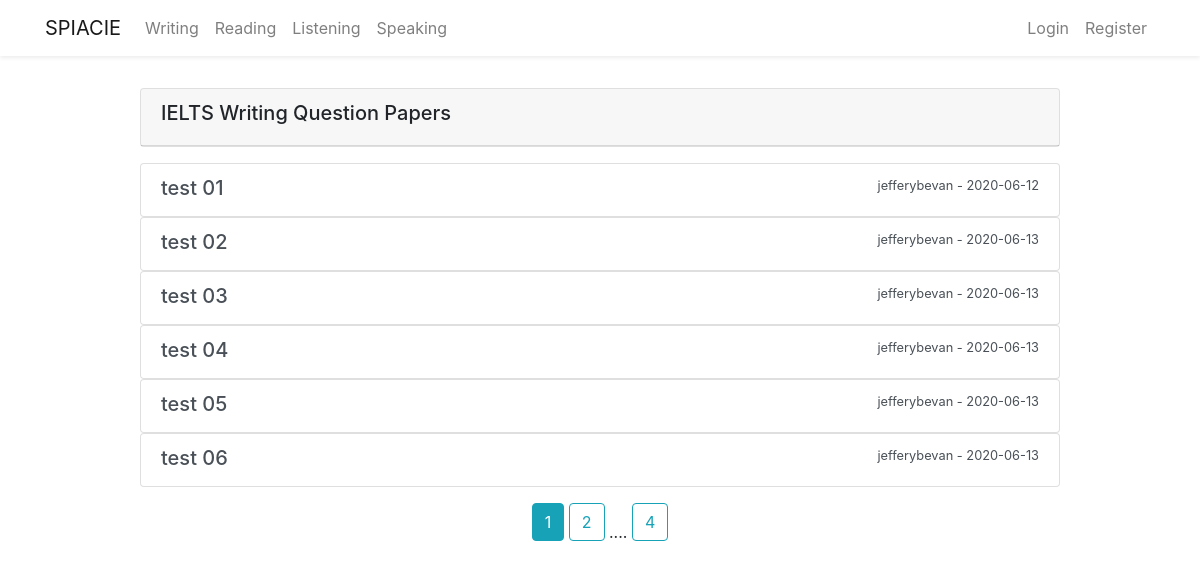
The page /writing on the database as committed earlier.
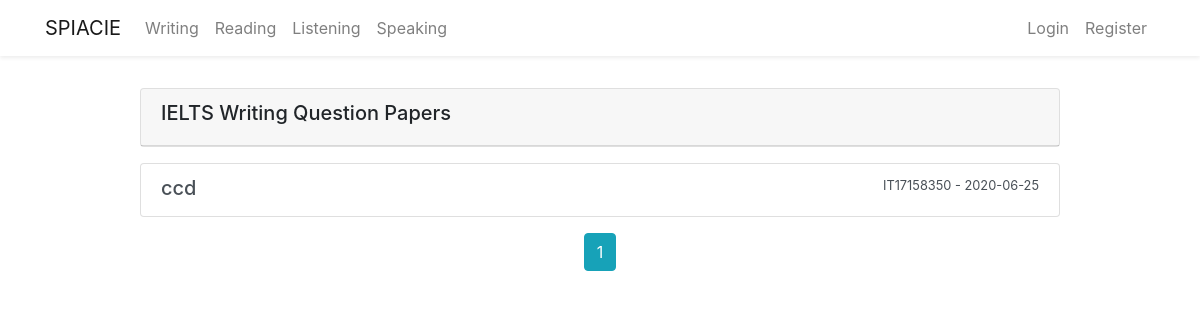
The same page on the database as committed later.
### flaskblog/models.py (models this page shows, shortened)
class Writingpaper(db.Model):
    id = db.Column(db.Integer, primary_key=True)
    title = db.Column(db.String(300), unique=True, nullable=False)
    task01 = db.Column(db.String(1000), nullable=False)
    task01_img = db.Column(db.String(20), nullable=True)
    task02 = db.Column(db.String(1000), nullable=False)
    date_posted = db.Column(db.DateTime, nullable=False,
                            default=datetime.utcnow)
    user_id = db.Column(db.Integer, db.ForeignKey('user.id'), nullable=False)
    answer = db.relationship(
        'Writingpaperanswer', backref='candidate', lazy=True)

class User(db.Model, UserMixin):
    id = db.Column(db.Integer, primary_key=True)
    firstname = db.Column(db.String(20), nullable=False)
    lastname = db.Column(db.String(20), nullable=False)
    username = db.Column(db.String(20), unique=True, nullable=False)
    email = db.Column(db.String(20), unique=True, nullable=False)
    password = db.Column(db.String(20), nullable=False)
    image_file = db.Column(db.String(20), nullable=False,
                           default='default.jpg')
    post = db.relationship('Post', backref='author', lazy=True)
    questionpaper = db.relationship(
        'Questionpaper', backref='creator', lazy=True)
    writingpaper = db.relationship(
        'Writingpaper', backref='wcreator', lazy=True)
    writinganswer = db.relationship(
        'Writingpaperanswer', backref='wcandidate', lazy=True)

### flaskblog/writing/routes.py (the view)
@writing.route("/writing")
def write():
    page = request.args.get('page', 1, type=int)
    writingpapers = Writingpaper.query.paginate(page=page, per_page=6)
    return render_template('writing.html', writingpapers=writingpapers)

### flaskblog/templates/writing.html (shortened to what this page needs)
{% extends 'layout.html' %} {% block content %}
<div class="row justify-content-center mt-3 mb-3">
  <div class="col-md-10">
    <div class="card mb-3 mt-3">
      <div class="card-header">
        <h5>IELTS Writing Question Papers</h5>
      </div>
    </div>
    {% for writingpaper in writingpapers.items %}
    <div class="list-group">
      <a
        href="{{ url_for('writing.show_writing', writing_id= writingpaper.id )}}"
        class="list-group-item list-group-item-action"
      >
        <div class="d-flex w-100 justify-content-between">
          <h5 class="mb-1">{{ writingpaper.title }}</h5>
          <small
            >{{ writingpaper.wcreator.username }} - {{
            writingpaper.date_posted.strftime('%Y-%m-%d') }}</small
          >
        </div>
      </a>
    </div>
    {% endfor %}
    <div class="text-center mt-3">
      {% for page_num in writingpapers.iter_pages( left_edge=1, right_edge=1,
      left_current=1, right_current=2) %} {% if page_num %} {% if
      writingpapers.page == page_num %}
      <a
        class="btn btn-info mb-4"
        href="{{ url_for('writing.write', page=page_num) }}"
        >{{ page_num }}</a
      >
      {% else %}
      <a
        class="btn btn-outline-info mb-4"
        href="{{ url_for('writing.write', page=page_num) }}"
        >{{ page_num }}</a
      >
      {% endif%} {% else %} .... {% endif%} {% endfor %}
    </div>
  </div>
  {% endblock content %}

### flaskblog/templates/layout.html (shortened to what this page needs)
<!DOCTYPE html>
<html lang="en">
  <head>
    <link
      rel="stylesheet"
      href="https://stackpath.bootstrapcdn.com/bootstrap/4.5.0/css/bootstrap.min.css"
    />
  </head>
  <body>
    {% include 'includes/_navbar.html' %}
    <div class="container mt-3">
       {% block content %} {% endblock
      content%}
    </div>
  </body>
</html>

### flaskblog/templates/includes/_navbar.html (shortened to what this page needs)
<nav class="navbar navbar-expand-md navbar-light bg-white shadow-sm">
  <div class="container">
    <a class="navbar-brand" href="/">SPIACIE</a>
    <div class="collapse navbar-collapse" id="navbarSupportedContent">
      <ul class="navbar-nav mr-auto">
        <li class="nav-item">
          <a class="nav-link" href="{{ url_for('writing.write') }}">Writing</a>
        </li>
        <li class="nav-item">
          <a class="nav-link" href="#">Reading</a>
        </li>
        <li class="nav-item">
          <a class="nav-link" href="#">Listening</a>
        </li>
        <li class="nav-item">
          <a class="nav-link" href="#">Speaking</a>
        </li>
      </ul>
      <ul class="navbar-nav ml-auto">
        {% if current_user.is_authenticated %}
        <li class="nav-item">
          <a class="nav-link" href="/post/new">New Post</a>
        </li>
        <li class="nav-item">
          <a class="nav-link" href="/account">Account</a>
        </li>
        <li class="nav-item">
          <a class="nav-link" href="/logout">Logout</a>
        </li>
        {% else %}
        <li class="nav-item">
          <a class="nav-link" href="/login">Login</a>
        </li>
        <li class="nav-item">
          <a class="nav-link" href="/register">Register</a>
        </li>
        {% endif %}
      </ul>
    </div>
  </div>
</nav>

Rows that differ between the two databases and show on the page:
removed Writingpaper: title "test 01", wcreator.username "jefferybevan", date_posted "2020-06-12"
removed Writingpaper: title "test 02", wcreator.username "jefferybevan", date_posted "2020-06-13"
removed Writingpaper: title "test 03", wcreator.username "jefferybevan", date_posted "2020-06-13"
removed Writingpaper: title "test 04", wcreator.username "jefferybevan", date_posted "2020-06-13"
removed Writingpaper: title "test 05", wcreator.username "jefferybevan", date_posted "2020-06-13"
removed Writingpaper: title "test 06", wcreator.username "jefferybevan", date_posted "2020-06-13"
added Writingpaper: title "ccd", wcreator.username "IT17158350", date_posted "2020-06-25"
Other text that changed with them:
list line gone: "2"
list line gone: "4"
